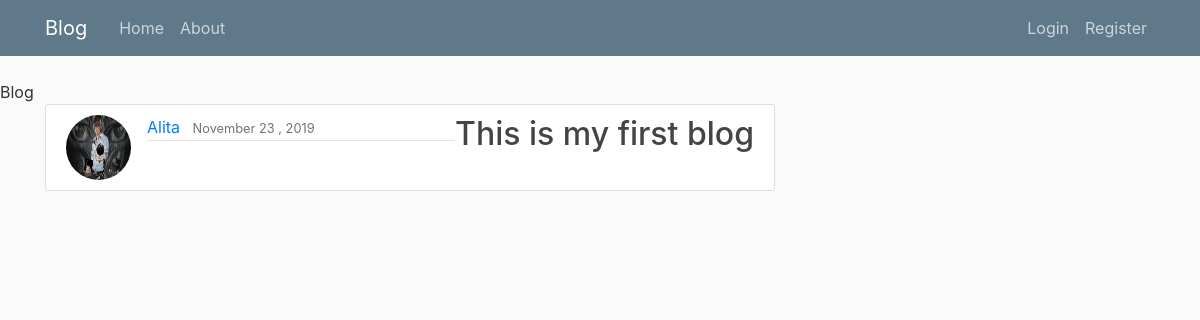
Screenshot of /post/15/ with the database file from the repository.
### blog_app/models.py (models this page shows, shortened)
class Post(models.Model):
    title = models.CharField(max_length=100)
    content = models.TextField()
    date_posted = models.DateField(default=timezone.now)
    author = models.ForeignKey(User, on_delete=models.CASCADE)

### user_app/models.py (models this page shows, shortened)
class Profile(models.Model):
    user = models.OneToOneField(User, on_delete=models.CASCADE)
    image = models.ImageField(default='default.jpg',upload_to='profile_pics')

### blog_app/views.py (the view)
# urls.py: path('post/<int:pk>/', PostDetailView.as_view(), name = 'post-detail'),
class PostDetailView(DetailView):
    model = Post

### blog_app/templates/blog_app/post_detail.html (shortened to what this page needs)
{% extends "blog_app/base.html" %}
{% block content %}
     <article class="media content-section">
          <img class="rounded-circle article-img" src="{{ object.author.profile.image.url }}">
          <div class="media-body">
              <div class="article-metadata">
                <a class="mr-2" href="{% url 'user-posts' on=object.author.username %}">{{ object.author }}</a>
                <small class="text-muted">{{ object.date_posted|date:"F d , Y" }}</small>
                </div>
            </div>
              <h2 class="article-title"><{{ object.title }}</h2>
              <p class="article-content">{{ object.content }}</p>
            </div>
{% endblock content %}

### blog_app/static/blog_app/main.css (style rules this page uses)
body { background: #fafafa; color: #333333; margin-top: 5rem; }
h1, h2, h3, h4, h5, h6 { color: #444444; }
.content-section { background: #ffffff; padding: 10px 20px; border: 1px solid #dddddd; border-radius: 3px; margin-bottom: 20px; }
.article-title { color: #444444; }
.article-content { white-space: pre-line; }
.article-img { height: 65px; width: 65px; margin-right: 16px; }
.article-metadata { padding-bottom: 1px; margin-bottom: 4px; border-bottom: 1px solid #e3e3e3 }

### rows the page displays
Post: author.profile.image (placeholder picture), author "Alita", date_posted "November 23 , 2019", content "This is my first blog"
